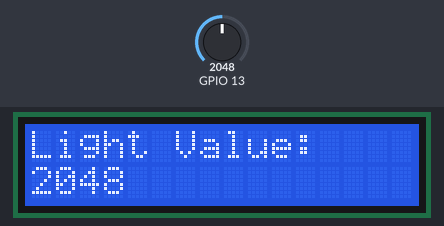
Simulated run of this sketch. Board: ESP32. Shown: 16×2 character LCD. The inputs (shaded band) are chosen by the test bench; at power-on: GPIO 13 = 2048. What the sketch prints to the serial monitor is not drawn.

Above: at 1.2 s.
1.3 s: GPIO 13 set to 11
At 1.67 s:
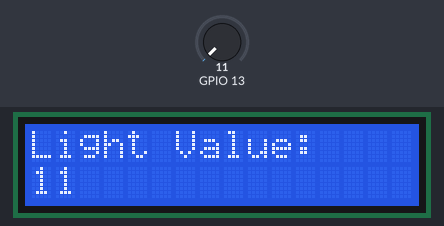
3.0 s: GPIO 13 set to 8
At 3.32 s:
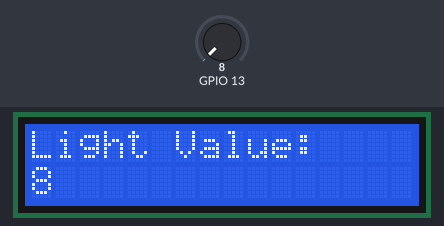
4.6 s: GPIO 13 set to 0
Timing chart, 0 to 7.6 s (numbered marks = the images above; inputs shaded):
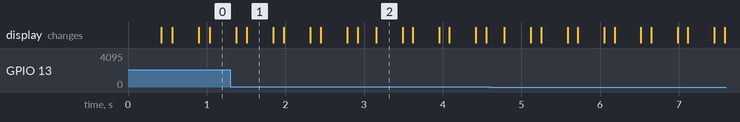

Measured:
- after the input at 1.3 s, the display: first differs from a run without the input after 0.21 s (image 1)
- after the input at 3.0 s, the display: changes after 0.15 s (image 2)

The sketch:

sketch_nov26b.ino
```cpp
#include <Wire.h>                    // 引入I2C通訊函式庫
#include <LiquidCrystal_I2C.h>      // 引入LCD I2C控制函式庫

// 定義I2C通訊使用的腳位
#define SDA_PIN 26                   // 設定SDA資料線為26腳位
#define SCL_PIN 25                   // 設定SCL時脈線為25腳位

// 建立LCD物件，設定I2C位址為0x27，16字元×2行的LCD
LiquidCrystal_I2C lcd(0x27,16,2);   // 如果無法顯示，可能要改為0x3F

void setup() {
    // 初始化I2C通訊，設定SDA和SCL腳位
    Wire.begin(SDA_PIN,SCL_PIN);

    lcd.init();                      // 初始化LCD
    lcd.backlight();                 // 開啟LCD背光
    lcd.clear();                     // 清除LCD畫面

    pinMode(13, INPUT);              // 設定腳位13為輸入模式
    Serial.begin(9600);              // 啟動序列通訊
}

void loop() {
    int light_value = analogRead(13);    // 讀取光感測器數值

    // 在LCD第一行顯示文字
    lcd.setCursor(0,0);
    lcd.print("Light Value:");

    // 在LCD第二行顯示光感測器數值
    lcd.setCursor(0,1);
    lcd.print(light_value);

    // 同時也透過序列埠輸出數值
    Serial.println(light_value);

    delay(100);                      // 延遲100毫秒
    lcd.clear();                     // 清除LCD顯示
}
```
